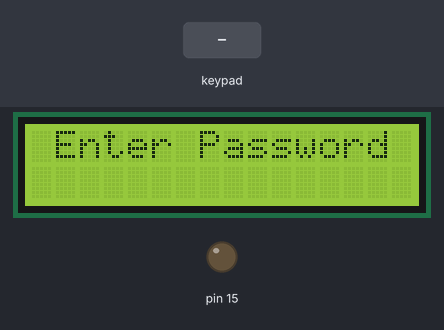
Bench run of a sketch on a simulated Arduino Uno, built with avr-gcc and run on an emulated ATmega328P. Shown: 16×2 character LCD, output pins drawn as LEDs (lit = HIGH). The inputs (shaded band) are chosen by the test bench.

Above: at 1.2 s.
1.3 s: keypad keys 2 5 8 4 5 6 # pressed 0.4 s apart
At 4.0 s:
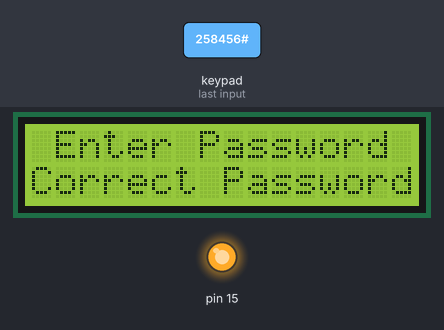
At 6.8 s:
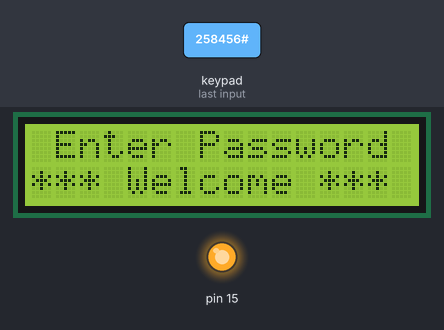
7.1 s: key '#' pressed
10.1 s: key '1' pressed
12.6 s: keypad keys 5 4 3 2 pressed 0.4 s apart
At 15.0 s:
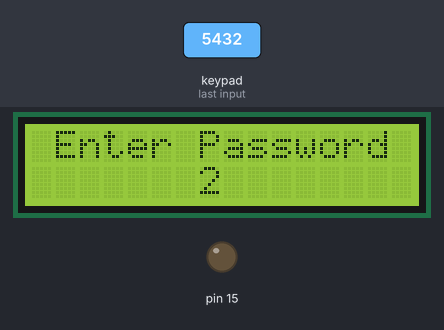
Timing chart, 0 to 16.5 s (numbered marks = the images above; inputs shaded):
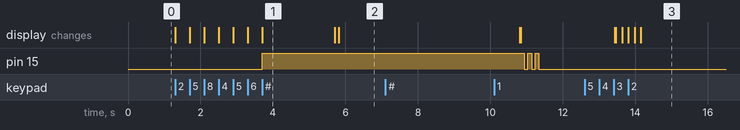

The sketch:

keylock_full_check_ino_1.ino
```cpp
/*
    Project Title: Numeric keypad with password and Serial Monitor
    Link: www.newtechandme.com
    Uses e-gizmo's development board
    Uses analog pin as digital pin
    Uses keypad library for Arduino http://www.arduino.cc/playground/uploads/Code/Keypad.zip
    Uses Password library for Arduino http://www.arduino.cc/playground/uploads/Code/Password.zip
    4/5/2012 Updates Nathan Sobieck: Nathan@Sobisource.com
    3/11/2013 updated by newtechandme.com

    LCD Connection
 * LCD RS pin to digital pin 14 (analog pin A0)
 * LCD Enable pin to digital pin 13
 * LCD D4 pin to digital pin 12
 * LCD D6 pin to digital pin 11
 * LCD D7 pin to digital pin 10
 * LCD D8 pin to digital pin 9
 * LCD R/W pin to ground

   Keypad Connection
 * ROW0 to digital pin 5
 * ROW1 to digital pin 4
 * ROW2 to digital pin 3
 * ROW3 to digital pin 2
 * COL0 to digital pin 8
 * COL1 to digital pin 7
 * COL2 to digital pin 6

 * LED to digital pin 15 (analog pin A1)

 Operation:
 '#' = OK -> checks if the password is correct or not
 '*' = CLEAR -> clears the password typed
*/

#include <Password.h>
#include <Keypad.h>
#include <LiquidCrystal.h>

Password password = Password( "258456" ); //This is our password
LiquidCrystal lcd(14, 13, 12, 11, 10, 9);
const byte ROWS = 4; // 4 rows
const byte COLS = 3; // 3 columns
// Define the Keymap
char keys[ROWS][COLS] = {
  {'1','2','3'},
  {'4','5','6'},
  {'7','8','9'},
  {'*','0','#'}
};

byte rowPins[ROWS] = {5, 4, 3, 2};// Connect keypad ROW0, ROW1, ROW2 and ROW3 to these Arduino pins.
byte colPins[COLS] = {8, 7, 6};// Connect keypad COL0, COL1 and COL2 to these Arduino pins.

// Create the Keypad
Keypad keypad = Keypad( makeKeymap(keys), rowPins, colPins, ROWS, COLS );

void setup()
{
  pinMode(15, OUTPUT);
  lcd.begin(16, 2);
  lcd.print(" Enter Password");
  keypad.addEventListener(keypadEvent); //add an event listener for this keypad
}

void loop()
{
  lcd.setCursor(0, 1);
  keypad.getKey();
}

//check the keypad events
void keypadEvent(KeypadEvent keyPress)
{
  switch (keypad.getState())
  {
    case PRESSED:
    lcd.setCursor(7,1);
    lcd.print(keyPress); //print the keypress
    switch (keyPress)
    {
	  case '#':
            checkPassword();
          break;

          case '*':
            password.reset();
            digitalWrite(15, LOW);
            lcd.setCursor(0,1);
            lcd.print("                ");
          break;

          default:
          password.append(keyPress);
     }
  }
}

//check the entered password
void checkPassword(){
  if (password.evaluate()) //if password is correct
  {
    lcd.setCursor(0,1);
    lcd.print("Correct Password"); //print a message on serial monitor
    digitalWrite(15, HIGH); //turn ON an LED
    delay(2000);
    lcd.setCursor(0,1);
    lcd.print("                ");
    delay(100);
    lcd.setCursor(0,1);
    lcd.print("*** Welcome ***");
    delay(5000);
    lcd.setCursor(0,1);
    lcd.print("                ");
    password.reset(); //reset password
  }
  else
  {
    lcd.setCursor(0,1);
    lcd.print(" Wrong Password"); //if password is wrong
    digitalWrite(15, HIGH); //blink an LED
    delay(100);
    digitalWrite(15, LOW);
    delay(100);
    digitalWrite(15, HIGH);
    delay(100);
    digitalWrite(15, LOW);
    delay(100);
    digitalWrite(15, HIGH);
    delay(100);
    digitalWrite(15, LOW);
    delay(100);
    delay(2000);
    lcd.setCursor(0,1);
    lcd.print("                ");
    password.reset(); //reset password
  }
}
```

Measured:
- after the input at 1.3 s, pin 15: LOW → HIGH after 2.4 s; the display: first changes at once (image 1 shows a later state)
- after the input at 7.1 s, every drawn part: stays the same
- what the display in image 1 shows lasts 2.0 s, from 3.7 s to 5.7 s
